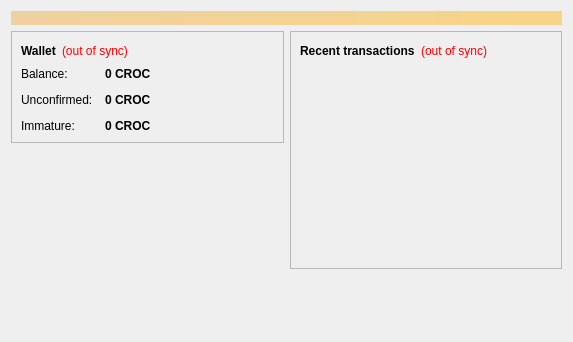
<?xml version="1.0" encoding="UTF-8"?>
<ui version="4.0">
 <class>OverviewPage</class>
 <widget class="QWidget" name="OverviewPage">
  <property name="geometry">
   <rect>
    <x>0</x>
    <y>0</y>
    <width>573</width>
    <height>342</height>
   </rect>
  </property>
  <property name="windowTitle">
   <string>Form</string>
  </property>
  <layout class="QVBoxLayout" name="topLayout">
   <item>
    <widget class="QLabel" name="labelAlerts">
     <property name="visible">
      <bool>false</bool>
     </property>
     <property name="styleSheet">
      <string notr="true">background-color: qlineargradient(x1: 0, y1: 0, x2: 1, y2: 0, stop:0 #F0D0A0, stop:1 #F8D488); color:#000000;</string>
     </property>
     <property name="wordWrap">
      <bool>true</bool>
     </property>
     <property name="margin">
      <number>3</number>
     </property>
    </widget>
   </item>
   <item>
    <layout class="QHBoxLayout" name="horizontalLayout" stretch="1,1">
     <item>
      <layout class="QVBoxLayout" name="verticalLayout_2">
       <item>
        <widget class="QFrame" name="frame">
         <property name="frameShape">
          <enum>QFrame::StyledPanel</enum>
         </property>
         <property name="frameShadow">
          <enum>QFrame::Raised</enum>
         </property>
         <layout class="QVBoxLayout" name="verticalLayout_4">
          <item>
           <layout class="QHBoxLayout" name="horizontalLayout_4">
            <item>
             <widget class="QLabel" name="label_5">
              <property name="font">
               <font>
                <weight>75</weight>
                <bold>true</bold>
               </font>
              </property>
              <property name="text">
               <string>Wallet</string>
              </property>
             </widget>
            </item>
            <item>
             <widget class="QLabel" name="labelWalletStatus">
              <property name="toolTip">
               <string>The displayed information may be out of date. Your wallet automatically synchronizes with the Crocoin network after a connection is established, but this process has not completed yet.</string>
              </property>
              <property name="styleSheet">
               <string notr="true">QLabel { color: red; }</string>
              </property>
              <property name="text">
               <string notr="true">(out of sync)</string>
              </property>
              <property name="alignment">
               <set>Qt::AlignLeading|Qt::AlignLeft|Qt::AlignVCenter</set>
              </property>
             </widget>
            </item>
            <item>
             <spacer name="horizontalSpacer_2">
              <property name="orientation">
               <enum>Qt::Horizontal</enum>
              </property>
              <property name="sizeHint" stdset="0">
               <size>
                <width>40</width>
                <height>20</height>
               </size>
              </property>
             </spacer>
            </item>
           </layout>
          </item>
          <item>
           <layout class="QFormLayout" name="formLayout_2">
            <property name="fieldGrowthPolicy">
             <enum>QFormLayout::AllNonFixedFieldsGrow</enum>
            </property>
            <property name="horizontalSpacing">
             <number>12</number>
            </property>
            <property name="verticalSpacing">
             <number>12</number>
            </property>
            <item row="0" column="0">
             <widget class="QLabel" name="label">
              <property name="text">
               <string>Balance:</string>
              </property>
             </widget>
            </item>
            <item row="0" column="1">
             <widget class="QLabel" name="labelBalance">
              <property name="font">
               <font>
                <weight>75</weight>
                <bold>true</bold>
               </font>
              </property>
              <property name="cursor">
               <cursorShape>IBeamCursor</cursorShape>
              </property>
              <property name="toolTip">
               <string>Your current balance</string>
              </property>
              <property name="text">
               <string notr="true">0 CROC</string>
              </property>
              <property name="textInteractionFlags">
               <set>Qt::LinksAccessibleByMouse|Qt::TextSelectableByKeyboard|Qt::TextSelectableByMouse</set>
              </property>
             </widget>
            </item>
            <item row="1" column="0">
             <widget class="QLabel" name="label_3">
              <property name="text">
               <string>Unconfirmed:</string>
              </property>
             </widget>
            </item>
            <item row="1" column="1">
             <widget class="QLabel" name="labelUnconfirmed">
              <property name="font">
               <font>
                <weight>75</weight>
                <bold>true</bold>
               </font>
              </property>
              <property name="cursor">
               <cursorShape>IBeamCursor</cursorShape>
              </property>
              <property name="toolTip">
               <string>Total of transactions that have yet to be confirmed, and do not yet count toward the current balance</string>
              </property>
              <property name="text">
               <string notr="true">0 CROC</string>
              </property>
              <property name="textInteractionFlags">
               <set>Qt::LinksAccessibleByMouse|Qt::TextSelectableByKeyboard|Qt::TextSelectableByMouse</set>
              </property>
             </widget>
            </item>
            <item row="2" column="0">
             <widget class="QLabel" name="labelImmatureText">
              <property name="text">
               <string>Immature:</string>
              </property>
             </widget>
            </item>
            <item row="2" column="1">
             <widget class="QLabel" name="labelImmature">
              <property name="font">
               <font>
                <weight>75</weight>
                <bold>true</bold>
               </font>
              </property>
              <property name="toolTip">
               <string>Mined balance that has not yet matured</string>
              </property>
              <property name="text">
               <string notr="true">0 CROC</string>
              </property>
              <property name="textInteractionFlags">
               <set>Qt::LinksAccessibleByMouse|Qt::TextSelectableByKeyboard|Qt::TextSelectableByMouse</set>
              </property>
             </widget>
            </item>
           </layout>
          </item>
         </layout>
        </widget>
       </item>
       <item>
        <spacer name="verticalSpacer">
         <property name="orientation">
          <enum>Qt::Vertical</enum>
         </property>
         <property name="sizeHint" stdset="0">
          <size>
           <width>20</width>
           <height>40</height>
          </size>
         </property>
        </spacer>
       </item>
      </layout>
     </item>
     <item>
      <layout class="QVBoxLayout" name="verticalLayout_3">
       <item>
        <widget class="QFrame" name="frame_2">
         <property name="frameShape">
          <enum>QFrame::StyledPanel</enum>
         </property>
         <property name="frameShadow">
          <enum>QFrame::Raised</enum>
         </property>
         <layout class="QVBoxLayout" name="verticalLayout">
          <item>
           <layout class="QHBoxLayout" name="horizontalLayout_2">
            <item>
             <widget class="QLabel" name="label_4">
              <property name="text">
               <string>&lt;b&gt;Recent transactions&lt;/b&gt;</string>
              </property>
             </widget>
            </item>
            <item>
             <widget class="QLabel" name="labelTransactionsStatus">
              <property name="toolTip">
               <string>The displayed information may be out of date. Your wallet automatically synchronizes with the Crocoin network after a connection is established, but this process has not completed yet.</string>
              </property>
              <property name="styleSheet">
               <string notr="true">QLabel { color: red; }</string>
              </property>
              <property name="text">
               <string notr="true">(out of sync)</string>
              </property>
              <property name="alignment">
               <set>Qt::AlignRight|Qt::AlignTrailing|Qt::AlignVCenter</set>
              </property>
             </widget>
            </item>
            <item>
             <spacer name="horizontalSpacer">
              <property name="orientation">
               <enum>Qt::Horizontal</enum>
              </property>
              <property name="sizeHint" stdset="0">
               <size>
                <width>40</width>
                <height>20</height>
               </size>
              </property>
             </spacer>
            </item>
           </layout>
          </item>
          <item>
           <widget class="QListView" name="listTransactions">
            <property name="styleSheet">
             <string notr="true">QListView { background: transparent; }</string>
            </property>
            <property name="frameShape">
             <enum>QFrame::NoFrame</enum>
            </property>
            <property name="verticalScrollBarPolicy">
             <enum>Qt::ScrollBarAlwaysOff</enum>
            </property>
            <property name="horizontalScrollBarPolicy">
             <enum>Qt::ScrollBarAlwaysOff</enum>
            </property>
            <property name="selectionMode">
             <enum>QAbstractItemView::NoSelection</enum>
            </property>
           </widget>
          </item>
         </layout>
        </widget>
       </item>
       <item>
        <spacer name="verticalSpacer_2">
         <property name="orientation">
          <enum>Qt::Vertical</enum>
         </property>
         <property name="sizeHint" stdset="0">
          <size>
           <width>20</width>
           <height>40</height>
          </size>
         </property>
        </spacer>
       </item>
      </layout>
     </item>
    </layout>
   </item>
  </layout>
 </widget>
 <resources/>
 <connections/>
</ui>
